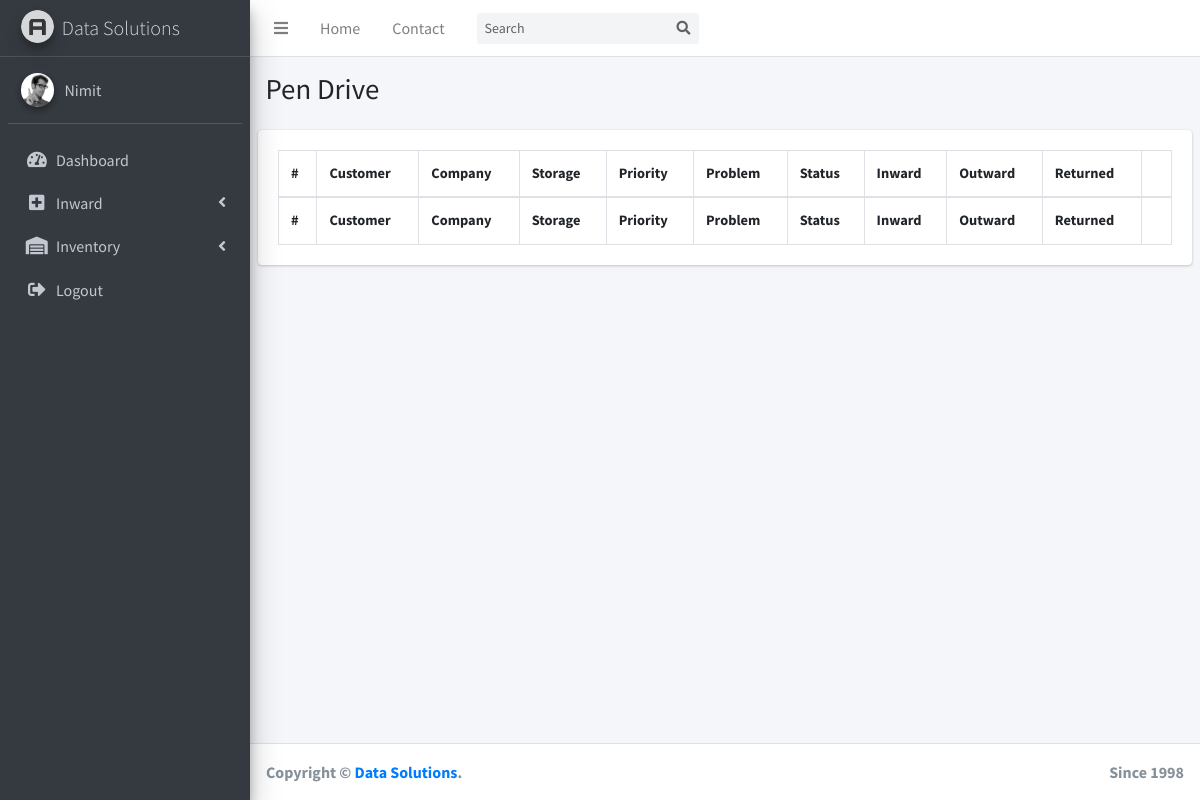
The app's page /pendrive.php (signed in), older data.
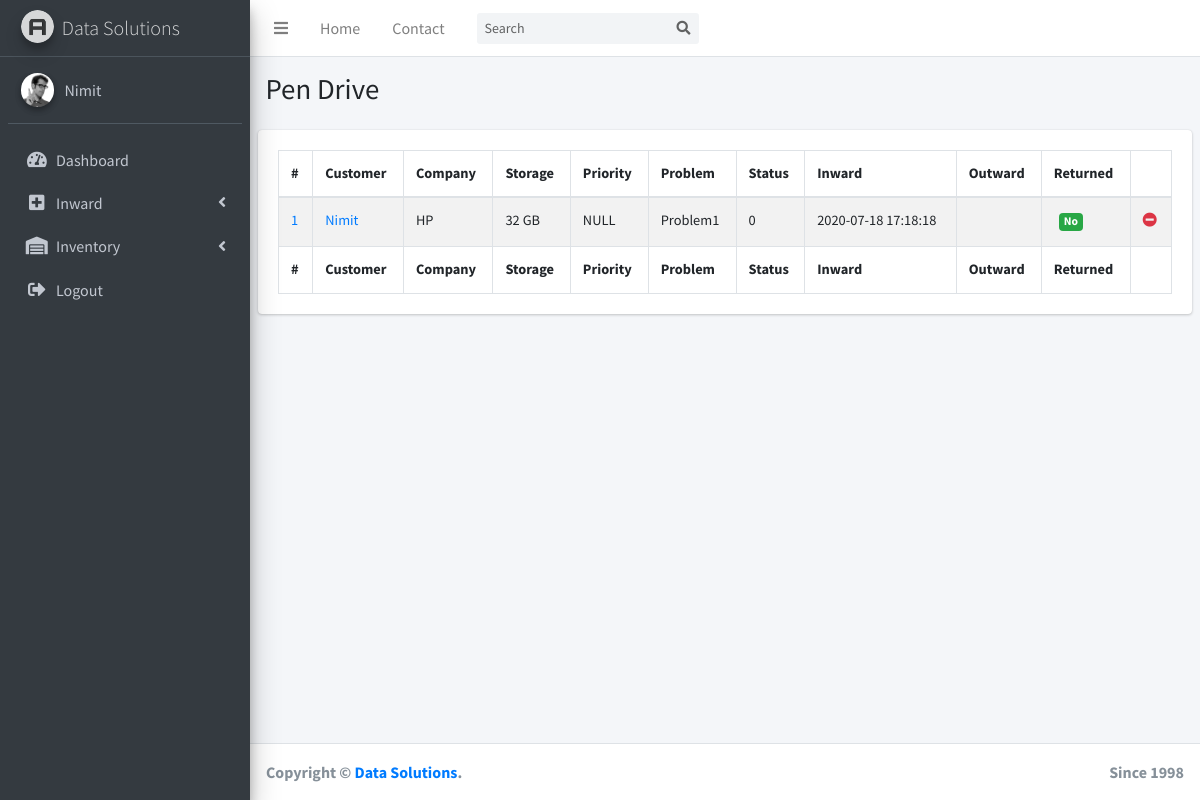
The same page, newer data.
### tables this page shows
CREATE TABLE `pendrive` (
  `id` int(10) UNSIGNED NOT NULL,
  `customer_id` int(10) UNSIGNED NOT NULL,
  `company` varchar(64) NOT NULL,
  `storage_capacity` mediumint(9) NOT NULL,
  `storage_unit` varchar(3) NOT NULL,
  `priority` varchar(64) NOT NULL,
  `problem` text NOT NULL,
  `estimate` int(11) NOT NULL DEFAULT 2000,
  `status` text NOT NULL DEFAULT 'Waiting for action',
  `inward` timestamp NOT NULL DEFAULT current_timestamp(),
  `outward` timestamp NULL DEFAULT NULL,
  `returned` tinyint(4) NOT NULL
);

CREATE TABLE `customer` (
  `id` int(10) UNSIGNED NOT NULL,
  `name` varchar(64) NOT NULL,
  `email` varchar(64) NOT NULL,
  `phone` varchar(10) NOT NULL
);

### pendrive.php (the view, shortened to what this page needs)
<?php
  include('includes/connection.php');
?>
<!DOCTYPE html>
<html>
<head>
  <link rel="stylesheet" href="plugins/fontawesome-free/css/all.min.css">
  <link rel="stylesheet" href="https://code.ionicframework.com/ionicons/2.0.1/css/ionicons.min.css">
  <link rel="stylesheet" href="plugins/datatables-bs4/css/dataTables.bootstrap4.css">
  <link rel="stylesheet" href="dist/css/adminlte.min.css">
</head>
<body class="hold-transition sidebar-mini">
<div class="wrapper">
  <?php include('includes/menu.php'); ?>
  <div class="content-wrapper">
    <section class="content-header">
      <div class="container-fluid">
        <div class="row mb-2">
          <div class="col-sm-6">
            <h1>Pen Drive</h1>
          </div>
          <div class="col-sm-6">
          </div>
        </div>
      </div>
    </section>
    <section class="content">
      <div class="row">
        <div class="col-12">
          <div class="card">
            <div class="card-body">
              <table id="example1" class="table table-bordered table-striped">
                <thead>
                <tr>
                    <th>#</th>
                    <th>Customer</th>
                    <th>Company</th>
                    <th>Storage</th>
                    <th>Priority</th>
                    <th>Problem</th>
                    <th>Status</th>
                    <th>Inward</th>
                    <th>Outward</th>
                    <th>Returned</th>
                    <th></th>
                </tr>
                </thead>
                <tbody>
                <?php
                  $sql = "SELECT customer.name 'customer_name',pendrive.* FROM customer RIGHT JOIN pendrive ON customer.id = pendrive.customer_id";
                  $result = mysqli_query($con,$sql);
                  if (mysqli_num_rows($result) > 0){
                    while($row = mysqli_fetch_assoc($result)){
                ?>
                <tr>
                  <td>
                      <a href="viewStorageDeviceDetails.php?customerId=<?php echo $row['customer_id']; ?>&id=<?php echo $row['id']; ?>&type=pendrive">
                        <?php echo $row['id']; ?>
                      </a>
                  </td>
                  <td>
                    <a href="viewStorageDeviceDetails.php?customerId=<?php echo $row['customer_id']; ?>&id=<?php echo $row['id']; ?>&type=pendrive">
                      <?php echo $row['customer_name']; ?>
                    </a>
                  </td>
                  <td><?php echo $row['company']; ?></td>
                  <td><?php echo $row['storage_capacity']." ".$row['storage_unit']; ?></td>
                  <td><?php echo $row['priority']; ?></td>
                  <td><?php echo $row['problem']; ?></td>
                  <td><?php echo $row['status']; ?></td>
                  <td><?php echo $row['inward']; ?></td>
                  <td><?php echo $row['outward']; ?></td>
                  <td>
                      <span class="badge">
                      <?php
                          if($row['returned']==1) {
                              echo '<span class="badge bg-danger">Yes</span>';
                          }
                          else{
                              echo '<span class="badge bg-success">No</span>';
                          }
                      ?>
                  </td>
                  <td>
                      <?php if (empty($row['outward'])){ ?>
                      <a href="outward.php?customerId=<?php echo $row['customer_id'];?>&id=<?php echo $row['id'];?>&type=pendrive">
                          <i class="fas fa-minus-circle text-danger"></i>
                      </a>
                      <?php } ?>
                  </td>
                </tr>
                <?php
                    }
                  }
                ?>
                </tbody>
                <tfoot>
                <tr>
                    <th>#</th>
                    <th>Customer</th>
                    <th>Company</th>
                    <th>Storage</th>
                    <th>Priority</th>
                    <th>Problem</th>
                    <th>Status</th>
                    <th>Inward</th>
                    <th>Outward</th>
                    <th>Returned</th>
                    <th></th>
                </tr>
                </tfoot>
              </table>
            </div>
          </div>
        </div>
      </div>
    </section>
  </div>
  <?php include 'includes/footer.php'; ?>
</div>
</body>
</html>

Row changes from the older to the newer data that the page shows:
added pendrive: id "1", customer.name "Nimit", company "HP", storage_capacity "32", storage_unit "GB", priority "NULL", problem "Problem1", status "0", inward "2020-07-18 17:18:18", returned "No"
